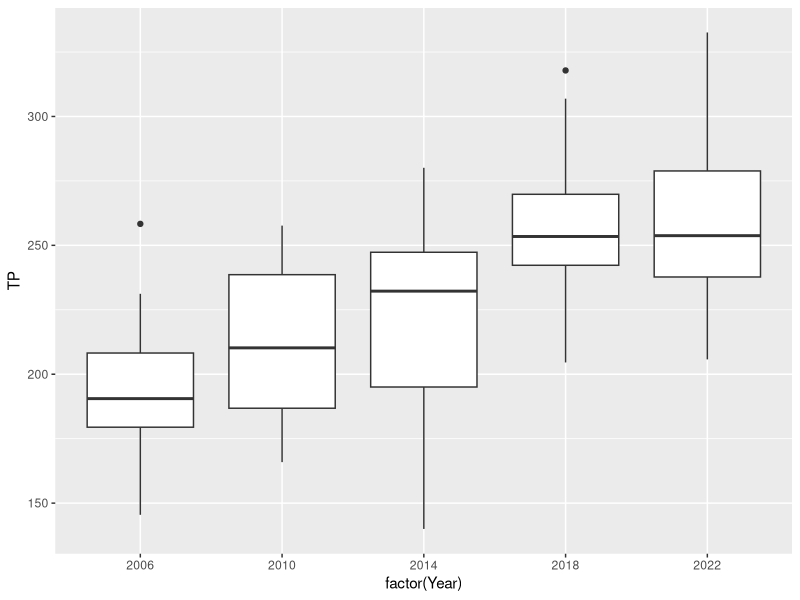

The R source for this figure:
## ---- chunk 1
library(readr)
library(ggplot2)
library(dplyr)
menSkating <- read_csv("MensFigureSkating.csv")
## ---- chunk 2
ggplot(data = menSkating, 
       aes(x = factor(Year), 
           y = TP, 
           group = Year)
       ) +
  geom_boxplot()
## ---- chunk 3
menSkating |>
  group_by(Year) |>
  summarize(n = n(), sd = sd(TP))
## ---- chunk 4
anova_result <- aov(TP ~ as.factor(Year), data = menSkating)
summary(anova_result)
## ---- chunk 5
tukey_result <- TukeyHSD(anova_result)
tukey_result
## ---- chunk 6
library(multcomp)
glht(anova_result, linfct=mcp(`as.factor(Year)`="Tukey")) |> cld(decreasing = TRUE)
